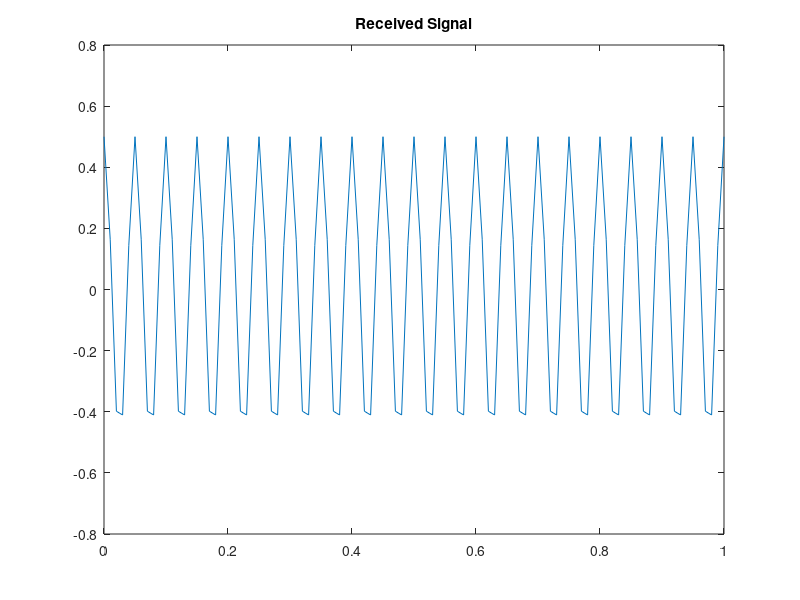

The MATLAB script that drew this image:
fc = 5;
tstart = 0;
tend = 1;
fs = 100;
t = tstart:(1/fs):tend;

V=180*10/36;
R=250*1000;
beta=0.3;
alpha=0.5;
fd=beta*V;
c=3*1e9;
ro=2/c;
td=ro*R;

receivedSignal=alpha*cos(2*pi*(fc+fd)*(t-td));
plot(t,receivedSignal)
title('Received Signal')